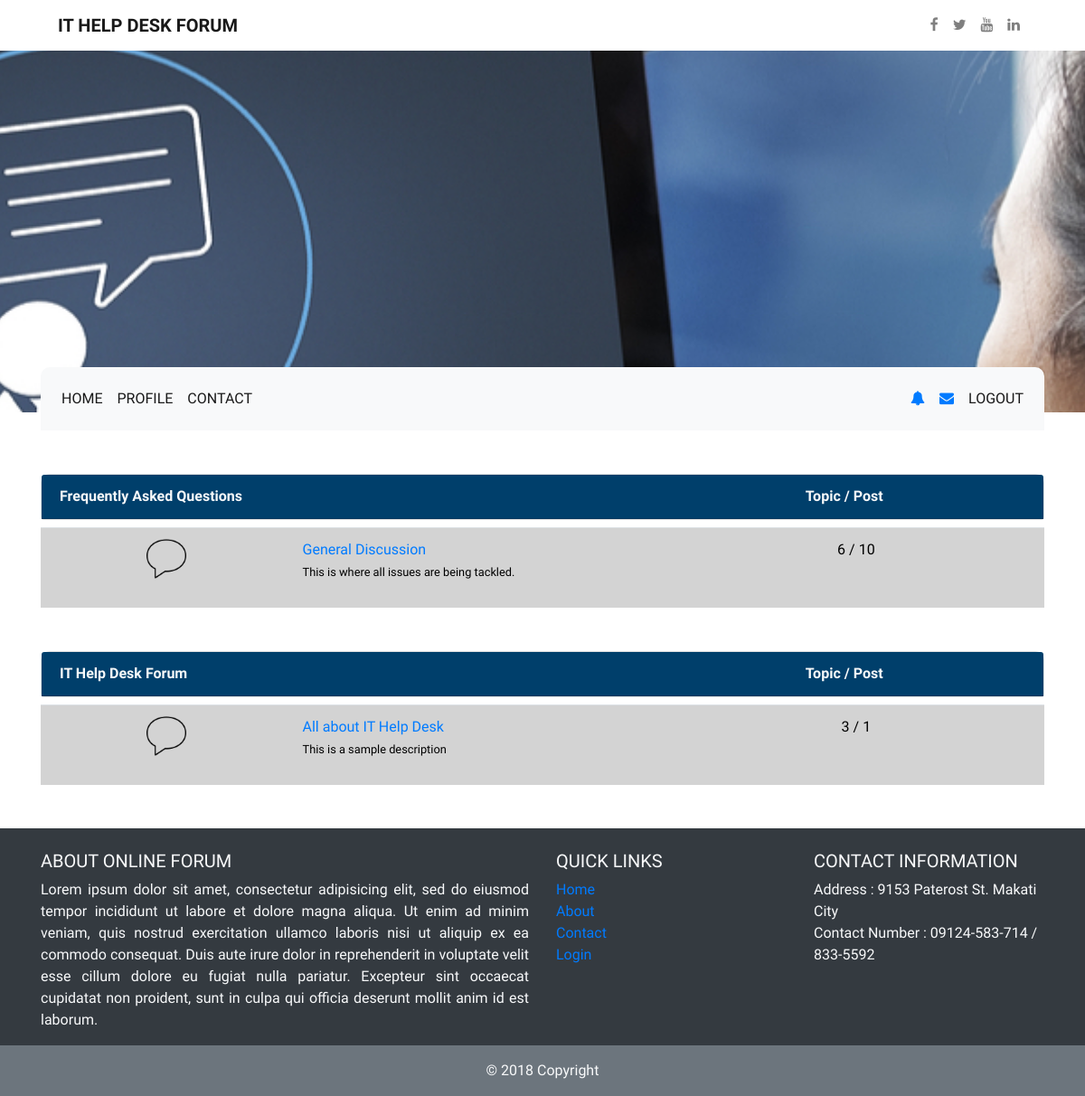
The app's page /forLogin/index.php (signed in) with its own data.
### tables this page shows
CREATE TABLE `categories` (
  `id` int(11) NOT NULL,
  `categories` varchar(100) NOT NULL,
  `date_created` timestamp NOT NULL DEFAULT CURRENT_TIMESTAMP,
  `category_status` int(1) NOT NULL
);

CREATE TABLE `sub_categories` (
  `id` int(11) NOT NULL,
  `category_id` int(11) NOT NULL,
  `sub_category` varchar(100) NOT NULL,
  `description` varchar(100) NOT NULL,
  `date_created` timestamp NOT NULL DEFAULT CURRENT_TIMESTAMP,
  `sub_category_status` int(1) NOT NULL
);

### main.class.php (called while the page is built, shortened)
<?php
class Main{
	public $con;
	private $hostName = "localhost";
	private $userName = "admin";
	private $password = "root";
	private $dbName = "forum";
	public function db_connect(){
		$this->con = mysqli_connect($this->hostName,$this->userName,$this->password,$this->dbName);
		if(mysqli_connect_errno()){
			die("Connection error");
			exit;
		}else{
			return $this->con;
		}
	}
	public function fetch_data($table){
		$query = "SELECT * FROM ".$table;
		$result = mysqli_query($this->con,$query);
		return $result;
	}
	public function count_data($table){
		$query = "SELECT count(*) as total FROM ".$table;
		$result = mysqli_query($this->con,$query);
		return $result;
	}
}
?>

### forLogin/index.php (the view, shortened to what this page needs)
<?php
include '../main.class.php';
$main = new Main();
?>
<!DOCTYPE html>
<html>
<head>
	<link rel="stylesheet" type="text/css" href="../assets/css/bootstrap.min.css">
	<link rel="stylesheet" type="text/css" href="../assets/css/style.css">
	<link rel="stylesheet" type="text/css" href="https://stackpath.bootstrapcdn.com/font-awesome/4.7.0/css/font-awesome.min.css">
</head>
<body>
<?php
	include 'login-nav.php';
?>
<br/><br/>
<section id="post">
	<div class="container">
		<?php
			$data = $main->fetch_data("categories");
			foreach($data as $row){
			$number_of_topic = $main->count_data("topic_tbl where category_id = ".$row["id"]);
			$count_topic = mysqli_fetch_array($number_of_topic);
			$number_of_reply = $main->count_data("reply_tbl where category_id = ".$row["id"]);
			$count_reply = mysqli_fetch_array($number_of_reply);
		?>
			<div class="row">
			<div class="col-lg-12">
				<div class="card">
					<div class="card-header bg-aqua">
						<table style="width: 100%;">
							<thead>
								<tr>
									<th class="text-light" style="width: 50%;"><?php echo $row["categories"]; ?></th>
									<th class="text-light" style="width: 30%; text-align: center;">Topic / Post</th>
								</tr>
							</thead>
						</table>
					</div>
				</div>
			</div>
			</div>
			<?php
									$fetch_sub_categories = $main->fetch_data("sub_categories");
									foreach ($fetch_sub_categories as $rows) {
										if($row["id"] == $rows["category_id"]){
								?>
									<div class="row my-2">
										<div class="col-lg-12">
									<table id="first-category" class="table table-striped" style="width: 100%;">
										<tbody>
									<tr>
									<td style="width: 20%; text-align: center;"><p class="text-dark"><img src="../assets/images/bubble.png" width="44" height="44"></td>
									<td style="width: 30%;text-align: left;"><p><a href="sub_category.php?category_id=<?php echo $rows["category_id"];?>&sub_category_id=<?php echo $rows["id"];  ?>"><?php echo $rows["sub_category"]; ?></a><br/>
									<small><?php echo $rows["description"]; ?></small></p>
									</td>
									<td style="width: 30%; text-align: center;"><p><?php echo $count_topic["total"]; ?> / <?php echo $count_reply["total"]; ?></p></td>
									</tr>
											</tbody>
										</table>
									</div>
									</div>
								<?php
										}
									}
								?>
		<br/>
		<?php
			}
		?>
	</div>
</section>
<?php
	include '../footer.php';
?>
</body>
</html>

### forLogin/login-nav.php (shortened to what this page needs)
<nav class="navbar navbar-expand-lg navbar-light" style="background-color: transparent;">
    <a class="float-left navbar-brand text-uppercase ml-5" href="index.html"><b>IT Help <span style="columns: #003F6B !important;">Desk Forum</span></b></a>
    <div class="d-flex flex-row order-2 order-lg-3 ml-auto mr-5">
        <ul class="navbar-nav flex-row">
            <li class="nav-item"><a class="nav-link px-2" href="#"><span class="fa fa-facebook"></span></a></li>
            <li class="nav-item"><a class="nav-link px-2" href="#"><span class="fa fa-twitter"></span></a></li>
            <li class="nav-item"><a class="nav-link px-2" href="#"><span class="fa fa-youtube"></span></a></li>
            <li class="nav-item"><a class="nav-link px-2" href="#"><span class="fa fa-linkedin"></span></a></li>
        </ul>
    </div>
</nav>
<div class="d-block w-100 login-parallax"></div>
<div class="container">
  <div class="row">
    <div class="col-lg-12">
      <nav class="navbar navbar-expand-lg navbar-light bg-light card-top">
      <div class="collapse navbar-collapse" id="navbarTogglerDemo02">
        <ul class="navbar-nav mr-auto mr-5 mt-2 mt-lg-0">
          <li class="nav-item text-uppercase active">
            <a class="nav-link" href="index.php"> Home <span class="sr-only">(current)</span></a>
          </li>
              <li class="nav-item text-uppercase active">
              <a class="nav-link" href="about.php">Profile</a>
            </li>
           <li class="nav-item text-uppercase active">
            <a class="nav-link" href="contact.php">Contact</a>
          </li>
        </ul>
        <ul class="navbar-nav ml-auto ml-5 mt-2 mt-lg-0">
           <li class="nav-item text-uppercase active">
            <a class="nav-link" href="about.php"><i class="fa fa-bell text-primary"></i></a>
          </li>
           <li class="nav-item text-uppercase active">
            <a class="nav-link" href="contact.php"><i class="fa fa-envelope text-primary"></i></a>
          </li>
           <li class="nav-item text-uppercase active">
            <a class="nav-link" href="?logout=logout">Logout</a>
          </li>
        </ul>
      </div>
      </nav>
    </div>
  </div>
</div>

### footer.php (shortened to what this page needs)
<footer class="page-footer font-small bg-dark text-light pt-4">
    <div class="container text-center text-md-left">
      <div class="row">
        <div class="col-md-6 mt-md-0 mt-3">
          <h5 class="text-uppercase">About Online Forum</h5>
          <p class="text-justify">
            Lorem ipsum dolor sit amet, consectetur adipisicing elit, sed do eiusmod
            tempor incididunt ut labore et dolore magna aliqua. Ut enim ad minim veniam,
            quis nostrud exercitation ullamco laboris nisi ut aliquip ex ea commodo
            consequat. Duis aute irure dolor in reprehenderit in voluptate velit esse
            cillum dolore eu fugiat nulla pariatur. Excepteur sint occaecat cupidatat non
            proident, sunt in culpa qui officia deserunt mollit anim id est laborum.
          </p>
        </div>
        <div class="col-md-3 mb-md-0 mb-3">
            <h5 class="text-uppercase">Quick Links</h5>
            <ul class="list-unstyled">
              <li>
                <a href="#!">Home</a>
              </li>
              <li>
                <a href="#!">About</a>
              </li>
              <li>
                <a href="#!">Contact</a>
              </li>
              <li>
                <a href="#!">Login</a>
              </li>
            </ul>
          </div>
          <div class="col-md-3 mb-md-0 mb-3">
            <h5 class="text-uppercase">Contact Information</h5>
            <ul class="list-unstyled">
              <li>
                Address : 9153 Paterost St. Makati City
              </li>
              <li>
                Contact Number : 09124-583-714 / 833-5592
              </li>
            </ul>
          </div>
      </div>
    </div>
    <div class="footer-copyright bg-secondary text-center py-3">© 2018 Copyright
    </div>
  </footer>

### assets/css/style.css (style rules this page uses)
* { margin: 0; padding: 0; }
body,html { font-family: 'Open Sans Condensed', sans-serif; }
.card-top { margin-top: -50px; padding: 15px; border: transparent; border-top-right-radius: 10px; border-top-left-radius: 10px; }
.card { border-top-right-radius: 10px; border-top-left-radius: 10px; }
.bg-aqua { background-color: #003F6B !important; }
td p { color: black; }
.login-parallax { background-image: url("../images/help-desk.jpg"); height: 400px; background-attachment: fixed; background-position: center; background-repeat: no-repeat; background-size: cover; }
.table-striped > tbody > tr:nth-child(2n+1) > td, .table-striped > tbody > tr:nth-child(2n+1) > th { background-color: #d3d3d3; }

### records on screen
categories: categories "Frequently Asked Questions"
sub_categories: sub_category "General Discussion", description "This is where all issues are being tackled.", total "6", total "10"
categories: categories "IT Help Desk Forum"
sub_categories: sub_category "All about IT Help Desk", description "This is a sample description", total "3", total "1"
